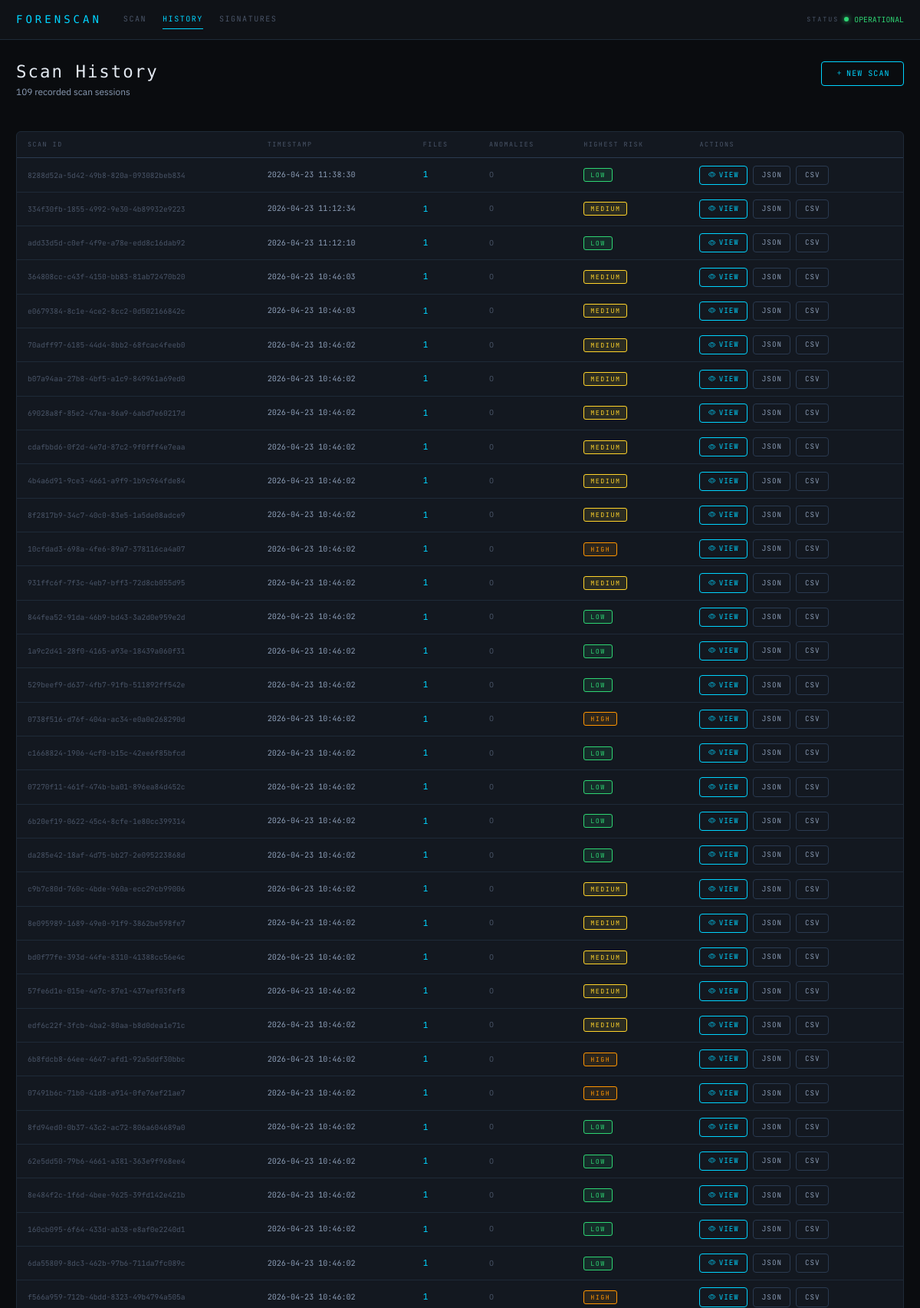
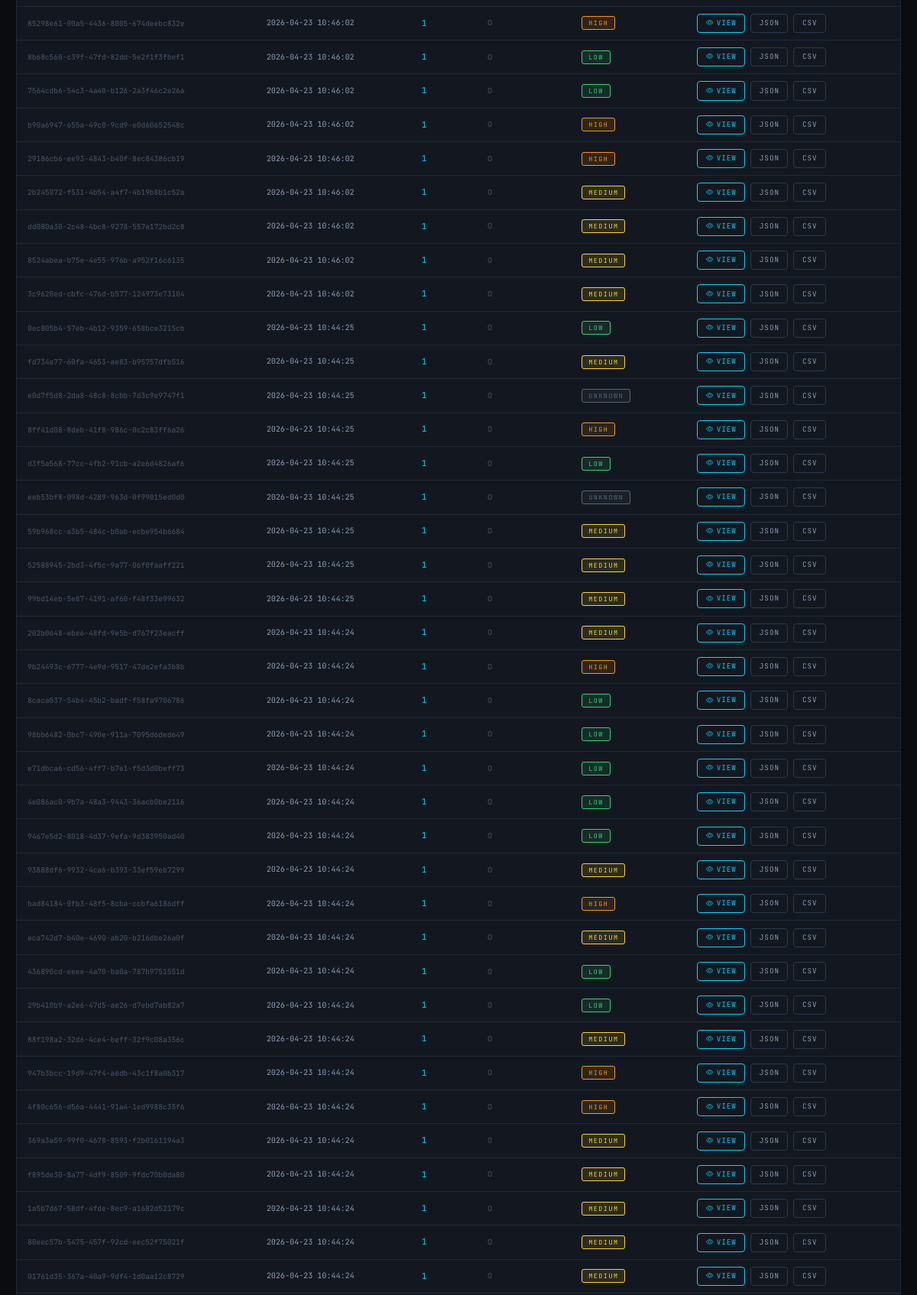
The app's page /history (upper part) with its own data (2 pictures, top to bottom).
### tables this page shows
CREATE TABLE scan_results (
                    id              INTEGER PRIMARY KEY AUTOINCREMENT,
                    scan_id         TEXT NOT NULL,
                    filename        TEXT NOT NULL,
                    filepath        TEXT NOT NULL,
                    detected_type   TEXT,
                    mime_type       TEXT,
                    declared_ext    TEXT,
                    risk_level      TEXT DEFAULT 'UNKNOWN',
                    anomaly_flag    INTEGER DEFAULT 0,
                    anomaly_reason  TEXT,
                    md5_hash        TEXT,
                    sha256_hash     TEXT,
                    file_size       INTEGER,
                    scan_timestamp  TEXT,
                    footer_valid    INTEGER,
                    hex_preview     TEXT,
                    error           TEXT
                );

### app.py (the view)
@app.route("/history")
def history():
    hist = analyzer.get_scan_history()
    return render_template("history.html", history=hist)

### analyzer.py (called while the page is built)
    def _get_connection(self) -> sqlite3.Connection:
        conn = sqlite3.connect(self.db_path)
        conn.row_factory = sqlite3.Row
        conn.execute("PRAGMA journal_mode=WAL")
        return conn

### templates/history.html (shortened to what this page needs)
{% extends "base.html" %}
{% block content %}
<div class="page-header">
  <div>
    <h1>Scan History</h1>
    <p class="text-secondary" style="font-size:0.85rem;margin-top:0.25rem">
      {{ history | length }} recorded scan session{{ 's' if history | length != 1 else '' }}
    </p>
  </div>
  <a href="{{ url_for('index') }}" class="btn-forensic">
    <i class="bi bi-plus me-1"></i>New Scan
  </a>
</div>
{% if not history %}
  <div class="card-forensic p-5 text-center">
    <i class="bi bi-archive" style="font-size:2.5rem;color:var(--text-muted);display:block;margin-bottom:1rem"></i>
    <div style="font-family:var(--font-mono);font-size:0.82rem;color:var(--text-secondary)">No scan sessions recorded yet.</div>
    <div style="font-size:0.75rem;color:var(--text-muted);margin-top:0.4rem">Upload a file or scan a directory to begin.</div>
  </div>
{% else %}
  <div class="table-wrapper">
    <table class="table-forensic">
      <thead>
        <tr>
          <th>Scan ID</th>
          <th>Timestamp</th>
          <th>Files</th>
          <th>Anomalies</th>
          <th>Highest Risk</th>
          <th>Actions</th>
        </tr>
      </thead>
      <tbody>
        {% for session in history %}
        <tr>
          <td style="font-family:var(--font-mono);font-size:0.68rem;color:var(--text-muted);max-width:220px;overflow:hidden;text-overflow:ellipsis;white-space:nowrap">
            {{ session.scan_id }}
          </td>
          <td style="font-family:var(--font-mono);font-size:0.72rem;color:var(--text-secondary)">
            {{ session.scan_timestamp[:19].replace('T',' ') if session.scan_timestamp else '—' }}
          </td>
          <td style="font-family:var(--font-mono);font-size:0.78rem;color:var(--accent)">
            {{ session.file_count }}
          </td>
          <td>
            {% if session.anomaly_count and session.anomaly_count > 0 %}
              <span style="font-family:var(--font-mono);font-size:0.78rem;color:var(--risk-high)">
                {{ session.anomaly_count }}
              </span>
            {% else %}
              <span style="color:var(--text-muted);font-size:0.72rem">0</span>
            {% endif %}
          </td>
          <td>
            <span class="risk-badge badge-{{ session.highest_risk | lower }}">
              {{ session.highest_risk }}
            </span>
          </td>
          <td>
            <div class="d-flex gap-2">
              <a href="{{ url_for('results', scan_id=session.scan_id) }}" class="btn-forensic btn-sm-forensic">
                <i class="bi bi-eye me-1"></i>View
              </a>
              <a href="{{ url_for('export', scan_id=session.scan_id, fmt='json') }}" class="btn-forensic btn-sm-forensic" style="border-color:var(--border-accent);color:var(--text-secondary)">
                JSON
              </a>
              <a href="{{ url_for('export', scan_id=session.scan_id, fmt='csv') }}" class="btn-forensic btn-sm-forensic" style="border-color:var(--border-accent);color:var(--text-secondary)">
                CSV
              </a>
            </div>
          </td>
        </tr>
        {% endfor %}
      </tbody>
    </table>
  </div>
{% endif %}
{% endblock %}

### static/css/theme.css (style rules this page uses)
:root { --bg-base: #0a0c0f; --bg-surface: #0f1217; --bg-card: #131820; --bg-input: #0d1117; --bg-hover: #1a2130; --border: #1e2a38; --border-accent: #2a3a50; --text-primary: #e2e8f0; --text-secondary: #8b9cb5; --text-muted: #4a5568; --text-mono: #a0b4c8; --accent: #00d4ff; --accent-dim: #0099bb; --accent-glow: rgba(0, 212, 255, 0.08); --risk-critical: #ff4757; --risk-high: #ff9500; --risk-medium: #ffd32a; --risk-low: #2ed573; --risk-unknown: #576574; --hex-offset: #4a6fa5; --hex-bytes: #00d4ff; --hex-ascii: #2ed573; --hex-null: #2d3748; --font-display: 'Share Tech Mono', monospace; --font-body: 'IBM Plex Sans', sans-serif; --font-mono: 'JetBrains Mono', 'Fira Code', monospace; }
*, *::before, *::after { box-sizing: border-box; }
html, body { min-height: 100vh; background: var(--bg-base); color: var(--text-primary); font-family: var(--font-body); font-size: 14px; line-height: 1.6; margin: 0; }
.page-header { display: flex; align-items: flex-start; justify-content: space-between; flex-wrap: wrap; gap: 1rem; margin-bottom: 2rem; }
.page-header h1 { font-family: var(--font-display); font-size: 1.6rem; font-weight: 400; color: var(--text-primary); margin: 0; letter-spacing: 2px; }
.btn-forensic { display: inline-flex; align-items: center; justify-content: center; background: transparent; border: 1px solid var(--accent); color: var(--accent); font-family: var(--font-mono); font-size: 0.72rem; letter-spacing: 1px; text-transform: uppercase; padding: 0.5rem 1.25rem; border-radius: 4px; cursor: pointer; text-decoration: none; transition: background 0.15s, box-shadow 0.15s; white-space: nowrap; }
.btn-sm-forensic { padding: 0.3rem 0.75rem; font-size: 0.66rem; }
.risk-badge { font-family: var(--font-mono); font-size: 0.60rem; letter-spacing: 1.5px; text-transform: uppercase; padding: 2px 8px; border-radius: 3px; border: 1px solid; white-space: nowrap; }
.badge-high { color: var(--risk-high); border-color: var(--risk-high); background: rgba(255,149,0,0.10); }
.badge-medium { color: var(--risk-medium); border-color: var(--risk-medium); background: rgba(255,211,42,0.10); }
.badge-low { color: var(--risk-low); border-color: var(--risk-low); background: rgba(46,213,115,0.10); }
.badge-unknown { color: var(--risk-unknown); border-color: var(--risk-unknown); background: rgba(87,101,116,0.10); }
.table-wrapper { background: var(--bg-card); border: 1px solid var(--border); border-radius: 6px; overflow-x: auto; }
.table-forensic { width: 100%; border-collapse: collapse; font-size: 0.80rem; }
.table-forensic thead tr { border-bottom: 1px solid var(--border-accent); }
.table-forensic th { padding: 0.7rem 1rem; font-family: var(--font-mono); font-size: 0.60rem; letter-spacing: 1.5px; text-transform: uppercase; color: var(--text-muted); font-weight: 400; text-align: left; white-space: nowrap; }
.table-forensic td { padding: 0.65rem 1rem; border-bottom: 1px solid var(--border); color: var(--text-secondary); vertical-align: middle; }
.text-secondary { color: var(--text-secondary) !important; }
a { color: var(--accent); }

### records on screen
scan_results: scan_id "334f30fb-1855-4992-9e30-4b89932e9223", scan_timestamp "2026-04-23 11:12:34", file_count "1", highest_risk "MEDIUM"
scan_results: scan_id "364808cc-c43f-4150-bb83-81ab72470b20", scan_timestamp "2026-04-23 10:46:03", file_count "1", highest_risk "MEDIUM"
scan_results: scan_id "e0679384-8c1e-4ce2-8cc2-0d502166842c", scan_timestamp "2026-04-23 10:46:03", file_count "1", highest_risk "MEDIUM"
scan_results: scan_id "70adff97-6185-44d4-8bb2-68fcac4feeb0", scan_timestamp "2026-04-23 10:46:02", file_count "1", highest_risk "MEDIUM"
scan_results: scan_id "b07a94aa-27b8-4bf5-a1c9-849961a69ed0", scan_timestamp "2026-04-23 10:46:02", file_count "1", highest_risk "MEDIUM"
scan_results: scan_id "69028a8f-85e2-47ea-86a9-6abd7e60217d", scan_timestamp "2026-04-23 10:46:02", file_count "1", highest_risk "MEDIUM"
scan_results: scan_id "cdafbbd6-0f2d-4e7d-87c2-9f0fff4e7eaa", scan_timestamp "2026-04-23 10:46:02", file_count "1", highest_risk "MEDIUM"
scan_results: scan_id "4b4a6d91-9ce3-4661-a9f9-1b9c964fde84", scan_timestamp "2026-04-23 10:46:02", file_count "1", highest_risk "MEDIUM"
scan_results: scan_id "8f2817b9-34c7-40c0-83e5-1a5de08adce9", scan_timestamp "2026-04-23 10:46:02", file_count "1", highest_risk "MEDIUM"
scan_results: scan_id "931ffc6f-7f3c-4eb7-bff3-72d8cb055d95", scan_timestamp "2026-04-23 10:46:02", file_count "1", highest_risk "MEDIUM"
scan_results: scan_id "c9b7c80d-760c-4bde-960a-ecc29cb99006", scan_timestamp "2026-04-23 10:46:02", file_count "1", highest_risk "MEDIUM"
scan_results: scan_id "8e095989-1689-49e0-91f9-3862be598fe7", scan_timestamp "2026-04-23 10:46:02", file_count "1", highest_risk "MEDIUM"
scan_results: scan_id "bd0f77fe-393d-44fe-8310-41388cc56e4c", scan_timestamp "2026-04-23 10:46:02", file_count "1", highest_risk "MEDIUM"
scan_results: scan_id "57fe6d1e-015e-4e7c-87e1-437eef03fef8", scan_timestamp "2026-04-23 10:46:02", file_count "1", highest_risk "MEDIUM"
scan_results: scan_id "edf6c22f-3fcb-4ba2-80aa-b8d0dea1e71c", scan_timestamp "2026-04-23 10:46:02", file_count "1", highest_risk "MEDIUM"
scan_results: scan_id "dd080a30-2c48-4bc8-9278-557e172bd2c8", scan_timestamp "2026-04-23 10:46:02", file_count "1", highest_risk "MEDIUM"
scan_results: scan_id "8524abea-b75e-4e55-976b-a952f16c6135", scan_timestamp "2026-04-23 10:46:02", file_count "1", highest_risk "MEDIUM"
scan_results: scan_id "3c9620ed-cbfc-476d-b577-124973e73104", scan_timestamp "2026-04-23 10:46:02", file_count "1", highest_risk "MEDIUM"
scan_results: scan_id "fd734e77-60fa-4653-ae83-b95757dfb516", scan_timestamp "2026-04-23 10:44:25", file_count "1", highest_risk "MEDIUM"
scan_results: scan_id "e0d7f5d8-2da8-48c8-8cbb-7d3c9e9747f1", scan_timestamp "2026-04-23 10:44:25", file_count "1", highest_risk "UNKNOWN"
scan_results: scan_id "eeb53bf8-098d-4289-963d-0f99015ed0d0", scan_timestamp "2026-04-23 10:44:25", file_count "1", highest_risk "UNKNOWN"
scan_results: scan_id "59b968cc-a3b5-484c-b0ab-ecbe954b6684", scan_timestamp "2026-04-23 10:44:25", file_count "1", highest_risk "MEDIUM"
scan_results: scan_id "52588945-2bd3-4f5c-9a77-06f0faaff221", scan_timestamp "2026-04-23 10:44:25", file_count "1", highest_risk "MEDIUM"
scan_results: scan_id "99bd14eb-5e87-4191-af60-f48f33e99632", scan_timestamp "2026-04-23 10:44:25", file_count "1", highest_risk "MEDIUM"
scan_results: scan_id "202b0648-ebe6-48fd-9e5b-d767f23eacff", scan_timestamp "2026-04-23 10:44:24", file_count "1", highest_risk "MEDIUM"
scan_results: scan_id "93888df6-9932-4ca6-b393-33ef59eb7299", scan_timestamp "2026-04-23 10:44:24", file_count "1", highest_risk "MEDIUM"
scan_results: scan_id "eca742d7-b40e-4690-ab20-b216dbe26a0f", scan_timestamp "2026-04-23 10:44:24", file_count "1", highest_risk "MEDIUM"
scan_results: scan_id "88f198a2-32d6-4ce4-beff-32f9c08a356c", scan_timestamp "2026-04-23 10:44:24", file_count "1", highest_risk "MEDIUM"
scan_results: scan_id "f895de30-8a77-4df9-8509-9fdc70b0da80", scan_timestamp "2026-04-23 10:44:24", file_count "1", highest_risk "MEDIUM"
scan_results: scan_id "1a5b7d67-58df-4fde-8ec9-a1682d52179c", scan_timestamp "2026-04-23 10:44:24", file_count "1", highest_risk "MEDIUM"
scan_results: scan_id "80eec57b-5475-457f-92cd-eec52f75021f", scan_timestamp "2026-04-23 10:44:24", file_count "1", highest_risk "MEDIUM"
scan_results: scan_id "01761d35-367a-40a9-9df4-1d0aa12c8729", scan_timestamp "2026-04-23 10:44:24", file_count "1", highest_risk "MEDIUM"

### other values on screen
{{ history | length }} "109"
{{ 's' if history | length != 1 else '' }} "s"
{{ session.scan_id }} "8288d52a-5d42-49b8-820a-093082beb834" "add33d5d-c0ef-4f9e-a78e-edd8c16dab92" "10cfdad3-698a-4fe6-89a7-378116ca4a07" "844fea52-91da-46b9-bd43-3a2d0e959e2d" "1a9c2d41-28f0-4165-a93e-18439a060f31" "529beef9-d637-4fb7-91fb-511892ff542e" "0738f516-d76f-404a-ac34-e0a0e268290d" "c1668824-1906-4cf0-b15c-42ee6f85bfcd" "07270f11-461f-474b-ba01-896ea84d452c" "6b20ef19-0622-45c4-8cfe-1e80cc399314" "da285e42-18af-4d75-bb27-2e095223868d" "6b8fdcb8-64ee-4647-afd1-92a5ddf30bbc" "07491b6c-71b0-41d8-a914-0fe76ef21ae7" "8fd94ed0-0b37-43c2-ac72-806a604689a0" "62e5dd50-79b6-4661-a381-363e9f968ee4" "8e484f2c-1f6d-4bee-9625-39fd142e421b" "160cb095-6f64-433d-ab38-e8af0e2240d1" "6da55809-8dc3-462b-97b6-711da7fc089c" "f566a959-712b-4bdd-8323-49b4794a505a" "85298e61-00a5-4436-8005-674deebc832e" "8b68c560-c39f-47fd-82dd-5e2f1f3fbef1" "7564cdb6-54c3-4a40-b126-2a3f46c2e26a" "b90a6947-655a-49c0-9cd9-e0d60652548c" "29186cb6-ee93-4843-b40f-8ec84386cb19" "2b245072-f531-4b54-a4f7-4b19b8b1c52a" "0ec805b4-57eb-4b12-9359-658bce3215cb" "8ff41d08-8deb-41f8-986c-0c2c83ff6a26" "d3f5a568-77cc-4fb2-91cb-a2e6d4826af6" "9b24493c-6777-4e9d-9517-47de2efa3b8b" "8caca037-54b4-45b2-badf-f58fa9706786" "98bb6482-0bc7-490e-911a-7095d6ded649" "e71dbca6-cd56-4ff7-b7e1-f5d3d0beff73" "4e086ac0-9b7a-48a3-9443-36acb0be2116" "9467e5d2-8018-4d37-9efa-9d383950ad40" "bad84184-0fb3-48f5-8cba-ccbfa6186dff" "436890cd-eeee-4a70-ba0a-787b9751551d" "29b410b9-a2e6-47d5-ae26-d7ebd7ab82a7" "947b3bcc-19d9-47f4-a6db-43c1f8a0b317" "4f80c656-d56a-4441-91a4-1ed9988c35f6" "369a3a59-99f0-4678-8593-f2b0161194a3"
{{ session.file_count }} "1" "1" "1" "1" "1" "1" "1" "1" "1" "1" "1" "1" "1" "1" "1" "1" "1" "1" "1" "1" "1" "1" "1" "1" "1" "1" "1" "1" "1" "1" "1" "1" "1" "1" "1" "1" "1" "1" "1" "1"
{{ session.highest_risk }} "LOW" "LOW" "HIGH" "LOW" "LOW" "LOW" "HIGH" "LOW" "LOW" "LOW" "LOW" "HIGH" "HIGH" "LOW" "LOW" "LOW" "LOW" "LOW" "HIGH" "HIGH" "LOW" "LOW" "HIGH" "HIGH" "MEDIUM" "LOW" "HIGH" "LOW" "HIGH" "LOW" "LOW" "LOW" "LOW" "LOW" "HIGH" "LOW" "LOW" "HIGH" "HIGH" "MEDIUM"
